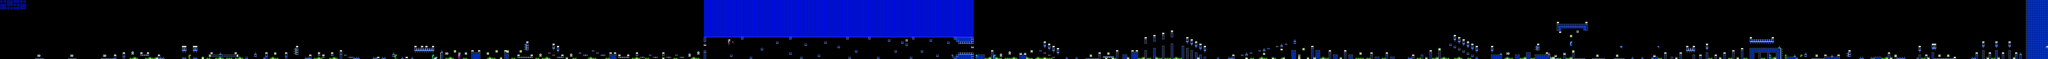

Tiled map render using the project's own tile images. Description and the map definition, with tile-layer contents summarised, below:
An orthogonal 934x27 tile map with 16x16 px tiles, 2 tile layers (SP, ...), 2 tilesets, 2 image layers.

<map version="1.10" tiledversion="1.11.2" orientation="orthogonal" renderorder="right-down" width="934" height="27" tilewidth="16" tileheight="16" infinite="0" nextlayerid="5" nextobjectid="1">
 <editorsettings>
  <chunksize width="16" height="27" />
  <export target="polargeist.csv" format="csv" />
 </editorsettings>
 <tileset firstgid="1" name="famidash" tilewidth="16" tileheight="16" tilecount="256" columns="16">
  <image source="../../../GRAPHICS/famidash.bmp" width="256" height="256" />
 </tileset>
 <tileset firstgid="257" name="sprites" tilewidth="16" tileheight="16" tilecount="256" columns="16">
  <image source="../../../GRAPHICS/sprites.png" width="256" height="256" />
 </tileset>
 <imagelayer id="3" name="Image Layer 1" parallaxx="0.9" parallaxy="0.9" repeatx="1" repeaty="1">
  <image source="../../../GRAPHICS/Old/parallax Blue.bmp" width="144" height="72" />
 </imagelayer>
 <imagelayer id="4" name="Image Layer 2" offsetx="0" offsety="432" repeatx="1">
  <image source="../../../GRAPHICS/ground.bmp" width="64" height="128" />
 </imagelayer>
 <layer id="1" width="934" height="27">
  <data>[25218 cells, 3547 non-empty, 42 distinct tile ids]</data>
 </layer>
 <layer id="2" name="SP" width="934" height="27">
  <data>[25218 cells, 242 non-empty, 43 distinct tile ids]</data>
 </layer>
</map>
